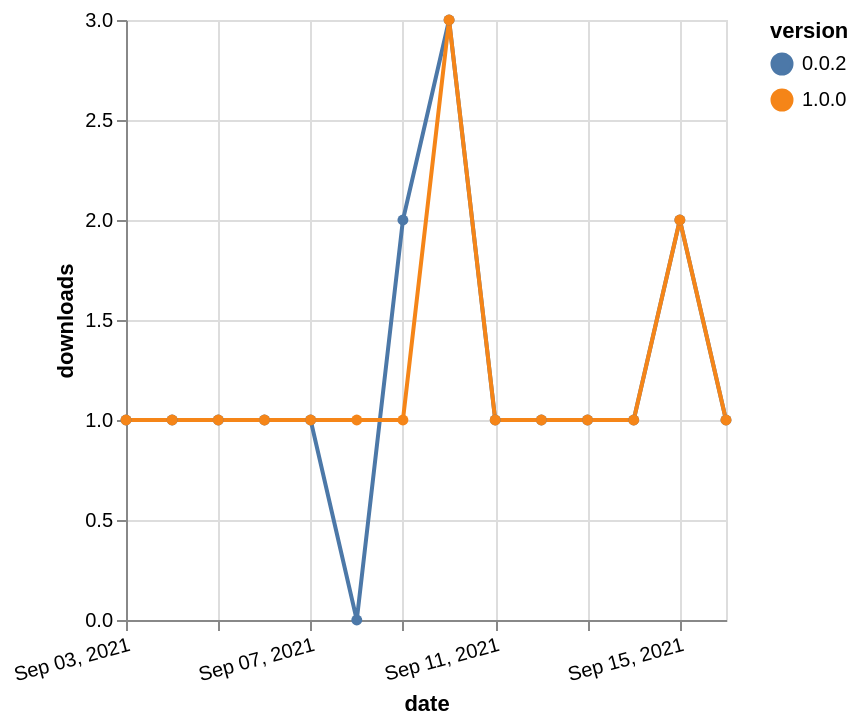

Express this chart as Vega-Lite.
### Vega-Lite specification from a JSON file in a GitHub repository (floating-point values rounded to 4 significant figures)
{"$schema": "https://vega.github.io/schema/vega-lite/v5.json", "description": "A simple bar chart with embedded data.", "data": {"values": [{"date": "2021-09-03", "total": 258, "delta": 1, "version": "0.0.2"}, {"date": "2021-09-04", "total": 259, "delta": 1, "version": "0.0.2"}, {"date": "2021-09-05", "total": 260, "delta": 1, "version": "0.0.2"}, {"date": "2021-09-06", "total": 261, "delta": 1, "version": "0.0.2"}, {"date": "2021-09-07", "total": 262, "delta": 1, "version": "0.0.2"}, {"date": "2021-09-08", "total": 262, "delta": 0, "version": "0.0.2"}, {"date": "2021-09-09", "total": 264, "delta": 2, "version": "0.0.2"}, {"date": "2021-09-10", "total": 267, "delta": 3, "version": "0.0.2"}, {"date": "2021-09-11", "total": 268, "delta": 1, "version": "0.0.2"}, {"date": "2021-09-12", "total": 269, "delta": 1, "version": "0.0.2"}, {"date": "2021-09-13", "total": 270, "delta": 1, "version": "0.0.2"}, {"date": "2021-09-14", "total": 271, "delta": 1, "version": "0.0.2"}, {"date": "2021-09-15", "total": 273, "delta": 2, "version": "0.0.2"}, {"date": "2021-09-16", "total": 274, "delta": 1, "version": "0.0.2"}, {"date": "2021-09-03", "total": 159, "delta": 1, "version": "1.0.0"}, {"date": "2021-09-04", "total": 160, "delta": 1, "version": "1.0.0"}, {"date": "2021-09-05", "total": 161, "delta": 1, "version": "1.0.0"}, {"date": "2021-09-06", "total": 162, "delta": 1, "version": "1.0.0"}, {"date": "2021-09-07", "total": 163, "delta": 1, "version": "1.0.0"}, {"date": "2021-09-08", "total": 164, "delta": 1, "version": "1.0.0"}, {"date": "2021-09-09", "total": 165, "delta": 1, "version": "1.0.0"}, {"date": "2021-09-10", "total": 168, "delta": 3, "version": "1.0.0"}, {"date": "2021-09-11", "total": 169, "delta": 1, "version": "1.0.0"}, {"date": "2021-09-12", "total": 170, "delta": 1, "version": "1.0.0"}, {"date": "2021-09-13", "total": 171, "delta": 1, "version": "1.0.0"}, {"date": "2021-09-14", "total": 172, "delta": 1, "version": "1.0.0"}, {"date": "2021-09-15", "total": 174, "delta": 2, "version": "1.0.0"}, {"date": "2021-09-16", "total": 175, "delta": 1, "version": "1.0.0"}]}, "width": "container", "mark": {"type": "line", "point": {"filled": true}}, "encoding": {"x": {"field": "date", "type": "temporal", "timeUnit": "yearmonthdate", "title": "date", "axis": {"labelAngle": -15}}, "y": {"field": "delta", "type": "quantitative", "title": "downloads"}, "color": {"field": "version", "type": "nominal"}, "tooltip": {"field": "delta"}}}
